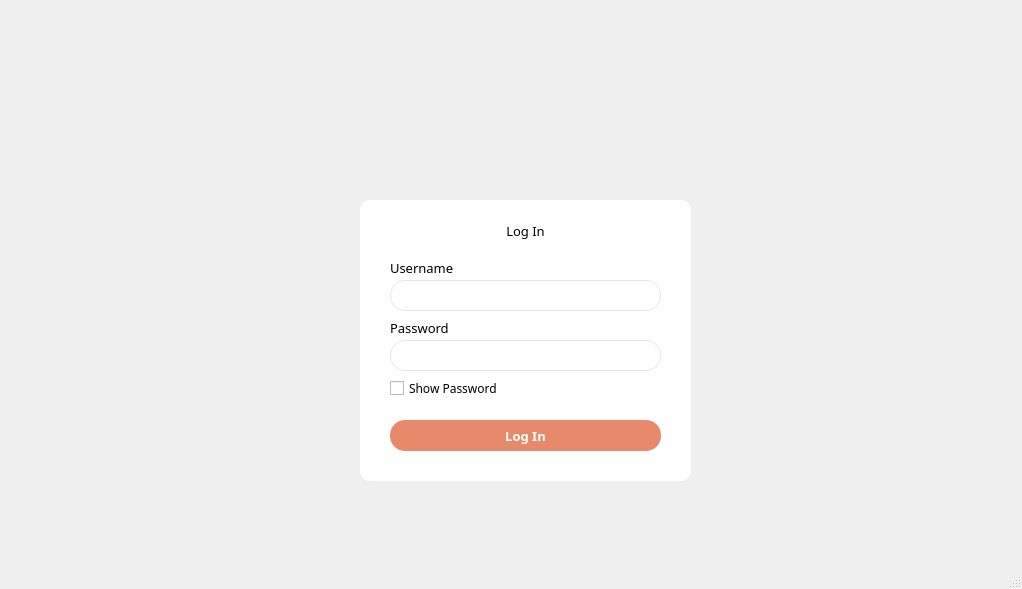
<?xml version="1.0" encoding="UTF-8"?>
<ui version="4.0">
 <class>MainWindow</class>
 <widget class="QMainWindow" name="MainWindow">
  <property name="geometry">
   <rect>
    <x>0</x>
    <y>0</y>
    <width>1022</width>
    <height>589</height>
   </rect>
  </property>
  <property name="sizePolicy">
   <sizepolicy hsizetype="Preferred" vsizetype="Preferred">
    <horstretch>0</horstretch>
    <verstretch>0</verstretch>
   </sizepolicy>
  </property>
  <property name="minimumSize">
   <size>
    <width>0</width>
    <height>0</height>
   </size>
  </property>
  <property name="maximumSize">
   <size>
    <width>1440</width>
    <height>953</height>
   </size>
  </property>
  <property name="windowTitle">
   <string>MainWindow</string>
  </property>
  <widget class="QWidget" name="centralwidget">
   <property name="styleSheet">
    <string notr="true">QWidget {
font-family: Montserrat;
}</string>
   </property>
   <widget class="QGroupBox" name="groupBox">
    <property name="geometry">
     <rect>
      <x>360</x>
      <y>200</y>
      <width>331</width>
      <height>281</height>
     </rect>
    </property>
    <property name="styleSheet">
     <string notr="true">QGroupBox {
background: #fff;
border-radius: 10px;
}

QPushButton {
border-radius: 15px; 
font-size: 13px;
}

QLabel {
font-size: 13px;
}</string>
    </property>
    <property name="title">
     <string/>
    </property>
    <widget class="QLabel" name="usernameLabel">
     <property name="geometry">
      <rect>
       <x>30</x>
       <y>60</y>
       <width>71</width>
       <height>16</height>
      </rect>
     </property>
     <property name="text">
      <string>Username</string>
     </property>
    </widget>
    <widget class="QLineEdit" name="passwordLineEdit">
     <property name="geometry">
      <rect>
       <x>30</x>
       <y>140</y>
       <width>271</width>
       <height>31</height>
      </rect>
     </property>
     <property name="styleSheet">
      <string notr="true">QLineEdit {
border: 1px solid;
border-radius: 15px;
border-color: #e5e5e5;
background-color: palette(base);
padding: 0px 5px;
}</string>
     </property>
     <property name="echoMode">
      <enum>QLineEdit::Password</enum>
     </property>
    </widget>
    <widget class="QLineEdit" name="usernameLineEdit">
     <property name="geometry">
      <rect>
       <x>30</x>
       <y>80</y>
       <width>271</width>
       <height>31</height>
      </rect>
     </property>
     <property name="styleSheet">
      <string notr="true">QLineEdit {
border: 1px solid;
border-radius: 15px;
border-color: #e5e5e5;
background-color: palette(base);
padding: 0px 5px;
}</string>
     </property>
    </widget>
    <widget class="QLabel" name="passwordLabel">
     <property name="geometry">
      <rect>
       <x>30</x>
       <y>120</y>
       <width>61</width>
       <height>16</height>
      </rect>
     </property>
     <property name="text">
      <string>Password</string>
     </property>
    </widget>
    <widget class="QPushButton" name="loginPushButton">
     <property name="geometry">
      <rect>
       <x>30</x>
       <y>220</y>
       <width>271</width>
       <height>31</height>
      </rect>
     </property>
     <property name="styleSheet">
      <string notr="true">QPushButton {
/*background-color: palette(base);*/
background-color: #E78A6B;
color:  #fff;
font-weight: 500;
}

QPushButton:hover {
background-color: rgba(231, 138, 107, 0.8);
}

/* for secondary button
QPushButton {
border: 1px solid;
border-color: #E78A6B;
font-size: 15px;
color:  #E78A6B;
}

QPushButton:hover {
background-color: rgba(231, 138, 107, 0.2);
}
*/</string>
     </property>
     <property name="text">
      <string>Log In</string>
     </property>
    </widget>
    <widget class="QLabel" name="loginLabel">
     <property name="geometry">
      <rect>
       <x>0</x>
       <y>10</y>
       <width>331</width>
       <height>41</height>
      </rect>
     </property>
     <property name="font">
      <font>
       <family>Montserrat Medium</family>
       <pointsize>-1</pointsize>
       <weight>50</weight>
       <italic>false</italic>
       <bold>false</bold>
      </font>
     </property>
     <property name="styleSheet">
      <string notr="true">QLabel {
font: 24px &quot;Montserrat Medium&quot;;
}</string>
     </property>
     <property name="text">
      <string>Log In</string>
     </property>
     <property name="alignment">
      <set>Qt::AlignCenter</set>
     </property>
    </widget>
    <widget class="QCheckBox" name="checkBox">
     <property name="geometry">
      <rect>
       <x>30</x>
       <y>180</y>
       <width>111</width>
       <height>17</height>
      </rect>
     </property>
     <property name="text">
      <string>Show Password</string>
     </property>
    </widget>
   </widget>
   <widget class="QLabel" name="logoImage">
    <property name="geometry">
     <rect>
      <x>300</x>
      <y>110</y>
      <width>441</width>
      <height>81</height>
     </rect>
    </property>
    <property name="text">
     <string/>
    </property>
    <property name="pixmap">
     <pixmap resource="resources.qrc">:/resources/images/bblLogo.png</pixmap>
    </property>
   </widget>
  </widget>
  <widget class="QMenuBar" name="menubar">
   <property name="geometry">
    <rect>
     <x>0</x>
     <y>0</y>
     <width>1022</width>
     <height>21</height>
    </rect>
   </property>
  </widget>
  <widget class="QStatusBar" name="statusbar"/>
 </widget>
 <tabstops>
  <tabstop>usernameLineEdit</tabstop>
  <tabstop>passwordLineEdit</tabstop>
  <tabstop>loginPushButton</tabstop>
 </tabstops>
 <resources>
  <include location="resources.qrc"/>
 </resources>
 <connections/>
</ui>
